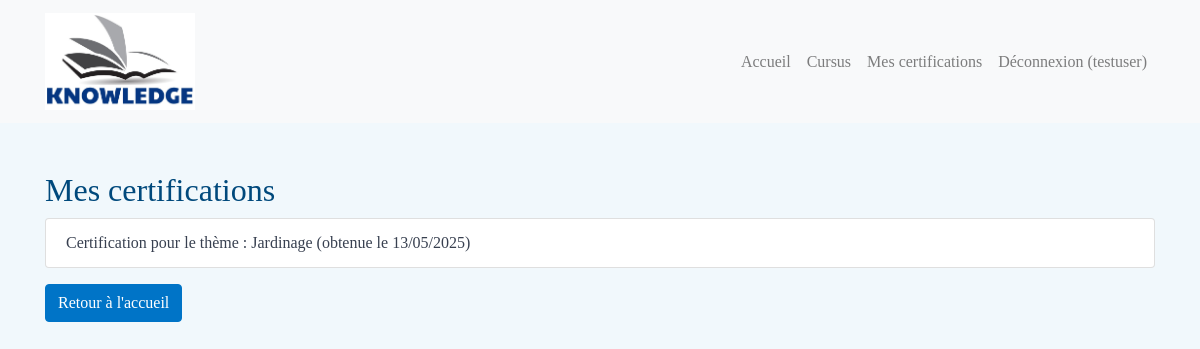
The app's page /certifications/ (signed in) with its own data.
### learning/models.py (models this page shows, shortened)
class Utilisateur(AbstractUser):
    email = models.EmailField(unique=True)
    role = models.CharField(max_length=10, choices=[('client', 'Client'), ('admin', 'Admin')], default='client')
    is_active = models.BooleanField(default=False)
    created_at = models.DateTimeField(auto_now_add=True)
    updated_at = models.DateTimeField(auto_now=True)
    created_by = models.CharField(max_length=255)
    updated_by = models.CharField(max_length=255)
    groups = models.ManyToManyField(
        'auth.Group',
        related_name='utilisateur_set',
        blank=True,
        help_text='Groups this user belongs to.',
        verbose_name='groups',
    )
    user_permissions = models.ManyToManyField(
        'auth.Permission',
        related_name='utilisateur_set',
        blank=True,
        help_text='Specific permissions for this user.',
        verbose_name='user permissions',
    )

class Certification(models.Model):
    utilisateur = models.ForeignKey(Utilisateur, on_delete=models.CASCADE)
    theme = models.ForeignKey(Theme, on_delete=models.CASCADE)
    certified_at = models.DateTimeField(default=timezone.now)
    created_at = models.DateTimeField(auto_now_add=True)
    updated_at = models.DateTimeField(auto_now=True)
    created_by = models.CharField(max_length=255)
    updated_by = models.CharField(max_length=255)

class Theme(models.Model):
    name = models.CharField(max_length=100)
    created_at = models.DateTimeField(auto_now_add=True)
    updated_at = models.DateTimeField(auto_now=True)
    created_by = models.CharField(max_length=255)
    updated_by = models.CharField(max_length=255)

### learning/views.py (the view)
# urls.py: path('certifications/', views.list_certifications, name='list_certifications'),
@login_required
def list_certifications(request):
    if not request.user.is_active:
        messages.error(request, "Account must be activated to view certifications.")
        return redirect('home')
    certifications = Certification.objects.filter(utilisateur=request.user)
    return render(request, 'list_certifications.html', {'certifications': certifications})

### templates/list_certifications.html (shortened to what this page needs)
{% extends 'base.html' %}
{% block content %}
    <h2>Mes certifications</h2>
    {% if certifications %}
        <ul class="list-group">
            {% for certification in certifications %}
                <li class="list-group-item">
                    Certification pour le thème : {{ certification.theme.name }} (obtenue le {{ certification.certified_at|date:"d/m/Y" }})
                </li>
            {% endfor %}
        </ul>
    {% else %}
        <p>Vous n'avez encore obtenu aucune certification.</p>
    {% endif %}
    <a href="{% url 'home' %}" class="btn btn-primary mt-3">Retour à l'accueil</a>
{% endblock %}

### templates/base.html (shortened to what this page needs)
{% load static %}
<!DOCTYPE html>
<html>
<head>
    <link rel="stylesheet" href="https://stackpath.bootstrapcdn.com/bootstrap/4.5.2/css/bootstrap.min.css">
    <link rel="stylesheet" href="{% static 'css/base.css' %}">
    <link rel="stylesheet" href="{% static 'css/components.css' %}">
</head>
<body>
    <header class="mb-4">
        <nav class="navbar navbar-expand-lg navbar-light bg-light">
            <div class="container">
                <a class="navbar-brand" href="{% url 'home' %}">
                    <img src="{% static 'images/Logo.jpg' %}" alt="Knowledge Learning Logo" style="max-width: 150px;">
                </a>
                <div class="collapse navbar-collapse" id="navbarNav">
                    <ul class="navbar-nav ml-auto">
                        <li class="nav-item">
                            <a class="nav-link" href="{% url 'home' %}">Accueil</a>
                        </li>
                        <li class="nav-item">
                            <a class="nav-link" href="{% url 'list_cursuses' %}">Cursus</a>
                        </li>
                        {% if user.is_authenticated %}
                            <li class="nav-item">
                                <a class="nav-link" href="{% url 'list_certifications' %}">Mes certifications</a>
                            </li>
                            <li class="nav-item">
                                <a class="nav-link" href="{% url 'logout' %}">Déconnexion ({{ user.username }})</a>
                            </li>
                        {% endif %}
                    </ul>
                </div>
            </div>
        </nav>
    </header>
    <div class="container mt-5">
        {% block content %}
        {% endblock %}
    </div>
</body>
</html>

### static/css/base.css (style rules this page uses)
body { font-family: "Comic Sans MS", "Comic Sans", cursive; background-color: #f1f8fc; color: #384050; }
h2 { color: #00497c; }

### static/css/components.css (style rules this page uses)
.btn-primary { background-color: #0074c7; border-color: #0074c7; }
a { color: #0074c7; }

### records on screen
Utilisateur: username "testuser"
Certification: theme.name "Jardinage", certified_at "13/05/2025"
